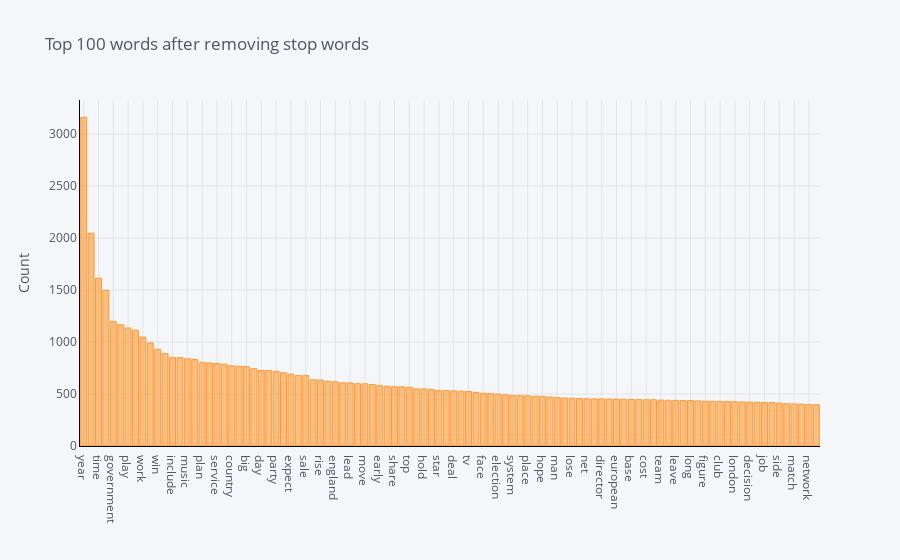

This figure's notebook cell:
### Code cell
df3

### Figure 1 — Plotly figure (JSON) as saved in the notebook; plotly's stock layout.template omitted (floating-point values rounded to 4 significant figures)
{"data": [{"marker": {"color": "rgba(255, 153, 51, 0.6)", "line": {"color": "rgba(255, 153, 51, 1.0)", "width": 1}}, "name": "count", "orientation": "v", "text": "", "type": "bar", "x": ["year", "people", "time", "game", "government", "film", "play", "company", "work", "firm", "win", "number", "include", "set", "music", "player", "plan", "labour", "service", "week", "country", "report", "big", "call", "day", "market", "party", "good", "expect", "technology", "sale", "start", "rise", "group", "england", "claim", "lead", "offer", "move", "uk", "early", "high", "share", "award", "top", "record", "hold", "issue", "star", "british", "deal", "public", "tv", "increase", "face", "pay", "election", "business", "system", "hit", "place", "user", "hope", "fall", "man", "problem", "lose", "industry", "net", "continue", "director", "britain", "european", "mobile", "base", "point", "cost", "economy", "team", "bank", "leave", "release", "long", "money", "figure", "computer", "club", "late", "london", "sell", "decision", "cut", "job", "blair", "side", "rule", "match", "law", "network", "life"], "y": [3161, 2046, 1613, 1497, 1196, 1166, 1135, 1114, 1047, 992, 930, 888, 850, 850, 839, 833, 804, 799, 793, 787, 771, 767, 763, 743, 726, 725, 718, 704, 691, 677, 677, 637, 634, 621, 618, 608, 607, 599, 598, 591, 579, 575, 570, 569, 565, 549, 549, 543, 533, 533, 531, 527, 525, 516, 507, 504, 499, 493, 486, 486, 483, 479, 477, 471, 466, 461, 459, 457, 454, 453, 453, 452, 451, 449, 447, 446, 445, 445, 442, 440, 439, 437, 437, 434, 431, 429, 429, 427, 425, 424, 422, 421, 418, 418, 412, 407, 405, 403, 398, 397]}], "layout": {"legend": {"bgcolor": "#F5F6F9", "font": {"color": "#4D5663"}}, "paper_bgcolor": "#F5F6F9", "plot_bgcolor": "#F5F6F9", "title": {"font": {"color": "#4D5663"}, "text": "Top 100 words after removing stop words"}, "xaxis": {"gridcolor": "#E1E5ED", "linecolor": "black", "showgrid": true, "tickfont": {"color": "#4D5663"}, "title": {"font": {"color": "#4D5663"}, "text": ""}, "zerolinecolor": "#E1E5ED"}, "yaxis": {"gridcolor": "#E1E5ED", "linecolor": "black", "showgrid": true, "tickfont": {"color": "#4D5663"}, "title": {"font": {"color": "#4D5663"}, "text": "Count"}, "zerolinecolor": "#E1E5ED"}}}
